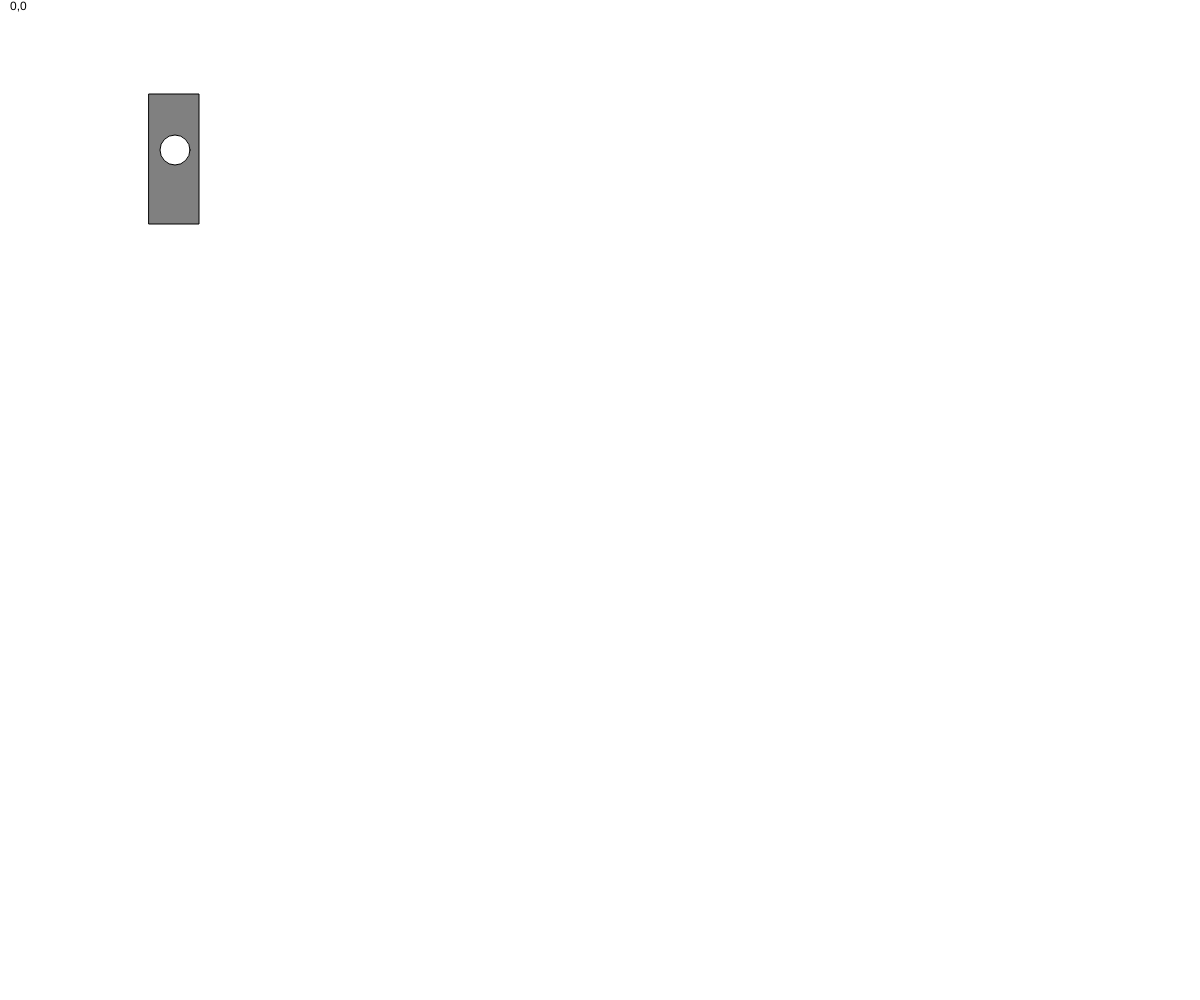
Frame 1 (no input)
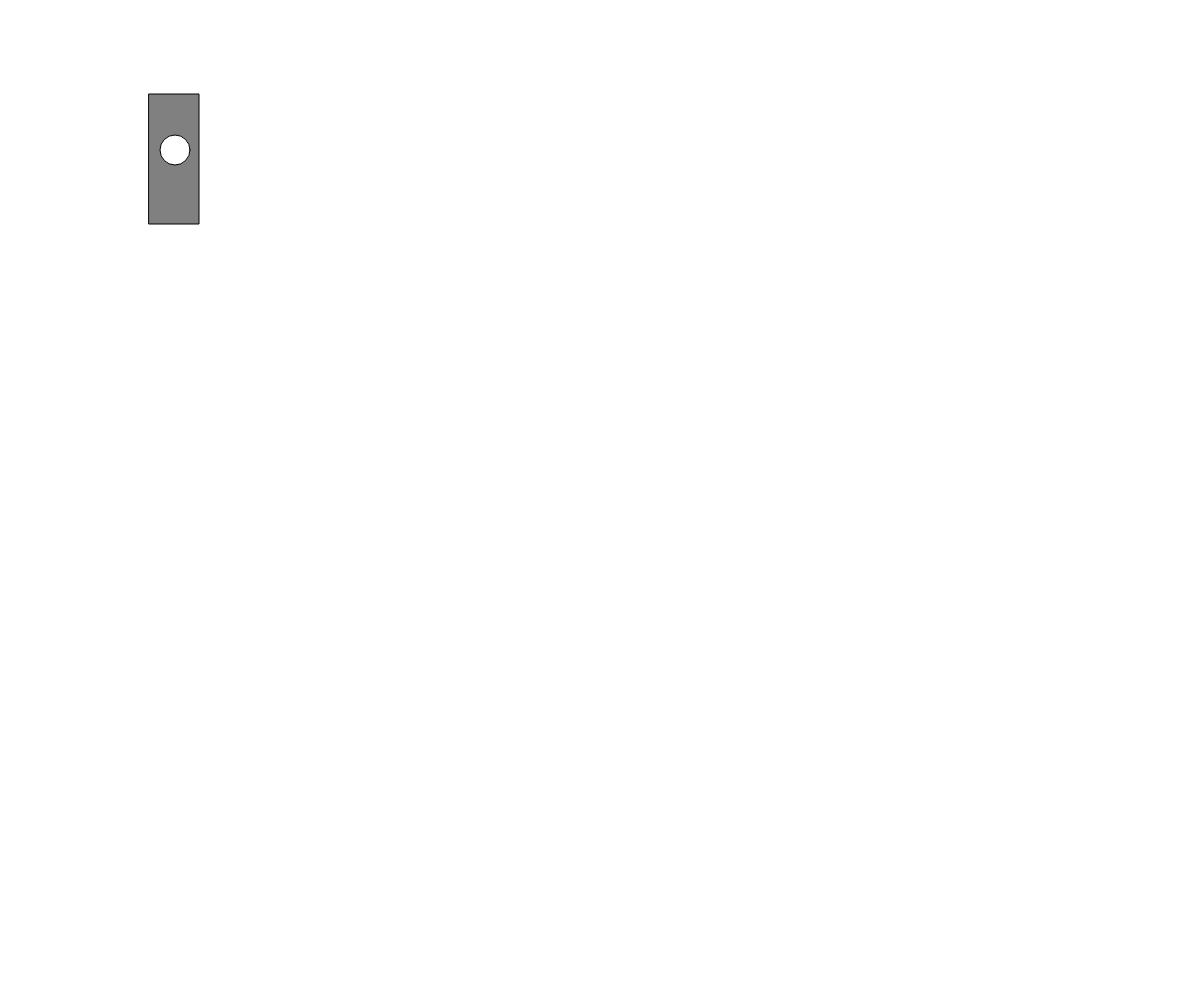
Frame 60 (no input)
Frame 120 (the mouse pressed at the canvas centre since frame 60): identical to frame 60, image omitted

The p5.js sketch that drew these frames (run headless with seeded random() and noise() and a simulated clock; from frame 60 on, the mouse is pressed at the canvas centre):

// p5.js sketch
// ── sketch.js
var color = 'White';
function setup() {
  createCanvas(windowWidth,windowHeight);
}

function draw() {
  background('white');
  text(mouseX + "," + mouseY,10,10);
  fill('grey');
  rect(149,94,50,130);
  fill('white')
  //ellipse();
  //ellipse();
  //ellipse();
  if(mouseX < windowHeight) {
  ellipse(175,150,30,30);
  ellipse();
  ellipse();
  }
}
